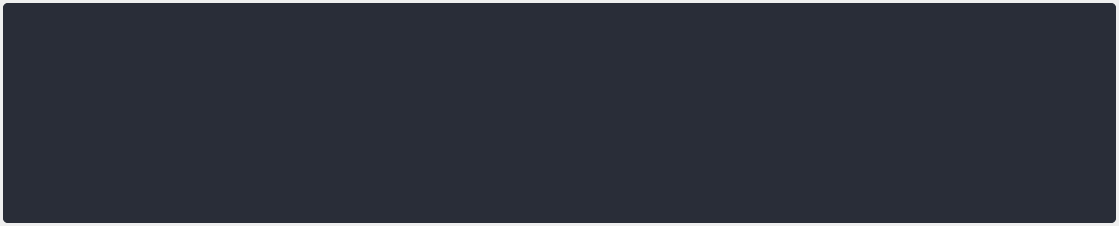
<?xml version="1.0" encoding="UTF-8"?>
<ui version="4.0">
 <class>widget_mc_telemetries</class>
 <widget class="QWidget" name="widget_mc_telemetries">
  <property name="geometry">
   <rect>
    <x>0</x>
    <y>0</y>
    <width>1119</width>
    <height>226</height>
   </rect>
  </property>
  <property name="windowTitle">
   <string>Form</string>
  </property>
  <property name="styleSheet">
   <string notr="true">color: rgb(210, 210, 210);</string>
  </property>
  <layout class="QVBoxLayout" name="verticalLayout">
   <property name="spacing">
    <number>3</number>
   </property>
   <property name="leftMargin">
    <number>3</number>
   </property>
   <property name="topMargin">
    <number>3</number>
   </property>
   <property name="rightMargin">
    <number>3</number>
   </property>
   <property name="bottomMargin">
    <number>3</number>
   </property>
   <item>
    <widget class="QFrame" name="frame_main">
     <property name="minimumSize">
      <size>
       <width>0</width>
       <height>0</height>
      </size>
     </property>
     <property name="maximumSize">
      <size>
       <width>16777215</width>
       <height>16777215</height>
      </size>
     </property>
     <property name="styleSheet">
      <string notr="true">background-color: rgb(41, 45, 56);
border-radius: 5px;
</string>
     </property>
     <property name="frameShape">
      <enum>QFrame::NoFrame</enum>
     </property>
     <property name="frameShadow">
      <enum>QFrame::Raised</enum>
     </property>
     <layout class="QVBoxLayout" name="verticalLayout_12">
      <property name="spacing">
       <number>0</number>
      </property>
      <property name="leftMargin">
       <number>0</number>
      </property>
      <property name="topMargin">
       <number>0</number>
      </property>
      <property name="rightMargin">
       <number>0</number>
      </property>
      <property name="bottomMargin">
       <number>0</number>
      </property>
      <item>
       <widget class="QFrame" name="frame_contents">
        <property name="minimumSize">
         <size>
          <width>0</width>
          <height>0</height>
         </size>
        </property>
        <property name="maximumSize">
         <size>
          <width>16777215</width>
          <height>16777215</height>
         </size>
        </property>
        <property name="styleSheet">
         <string notr="true"/>
        </property>
        <property name="frameShape">
         <enum>QFrame::NoFrame</enum>
        </property>
        <property name="frameShadow">
         <enum>QFrame::Raised</enum>
        </property>
        <layout class="QHBoxLayout" name="horizontalLayout">
         <property name="leftMargin">
          <number>3</number>
         </property>
         <property name="topMargin">
          <number>3</number>
         </property>
         <property name="rightMargin">
          <number>3</number>
         </property>
         <property name="bottomMargin">
          <number>3</number>
         </property>
         <item>
          <widget class="QFrame" name="text_telemetries">
           <property name="enabled">
            <bool>true</bool>
           </property>
           <property name="sizePolicy">
            <sizepolicy hsizetype="Preferred" vsizetype="Preferred">
             <horstretch>0</horstretch>
             <verstretch>0</verstretch>
            </sizepolicy>
           </property>
           <property name="minimumSize">
            <size>
             <width>0</width>
             <height>0</height>
            </size>
           </property>
           <property name="maximumSize">
            <size>
             <width>16777215</width>
             <height>16777215</height>
            </size>
           </property>
           <property name="cursor">
            <cursorShape>ArrowCursor</cursorShape>
           </property>
           <property name="styleSheet">
            <string notr="true"/>
           </property>
           <property name="frameShadow">
            <enum>QFrame::Raised</enum>
           </property>
           <layout class="QVBoxLayout" name="verticalLayout_6">
            <property name="spacing">
             <number>0</number>
            </property>
            <property name="leftMargin">
             <number>0</number>
            </property>
            <property name="topMargin">
             <number>0</number>
            </property>
            <property name="rightMargin">
             <number>0</number>
            </property>
            <property name="bottomMargin">
             <number>0</number>
            </property>
            <item>
             <widget class="QFrame" name="labels_telemetries">
              <property name="minimumSize">
               <size>
                <width>0</width>
                <height>0</height>
               </size>
              </property>
              <property name="maximumSize">
               <size>
                <width>16777215</width>
                <height>16777215</height>
               </size>
              </property>
              <property name="styleSheet">
               <string notr="true"/>
              </property>
              <property name="frameShape">
               <enum>QFrame::StyledPanel</enum>
              </property>
              <property name="frameShadow">
               <enum>QFrame::Raised</enum>
              </property>
              <layout class="QVBoxLayout" name="verticalLayout_3">
               <property name="spacing">
                <number>0</number>
               </property>
               <property name="leftMargin">
                <number>0</number>
               </property>
               <property name="topMargin">
                <number>0</number>
               </property>
               <property name="rightMargin">
                <number>0</number>
               </property>
               <property name="bottomMargin">
                <number>0</number>
               </property>
              </layout>
             </widget>
            </item>
            <item>
             <spacer name="verticalSpacer">
              <property name="orientation">
               <enum>Qt::Vertical</enum>
              </property>
              <property name="sizeHint" stdset="0">
               <size>
                <width>20</width>
                <height>40</height>
               </size>
              </property>
             </spacer>
            </item>
           </layout>
          </widget>
         </item>
         <item>
          <widget class="QFrame" name="graph_telemetries">
           <property name="enabled">
            <bool>true</bool>
           </property>
           <property name="sizePolicy">
            <sizepolicy hsizetype="Expanding" vsizetype="Preferred">
             <horstretch>0</horstretch>
             <verstretch>0</verstretch>
            </sizepolicy>
           </property>
           <property name="minimumSize">
            <size>
             <width>0</width>
             <height>0</height>
            </size>
           </property>
           <property name="maximumSize">
            <size>
             <width>16777215</width>
             <height>16777215</height>
            </size>
           </property>
           <property name="cursor">
            <cursorShape>ArrowCursor</cursorShape>
           </property>
           <property name="styleSheet">
            <string notr="true"/>
           </property>
           <property name="frameShadow">
            <enum>QFrame::Raised</enum>
           </property>
           <layout class="QVBoxLayout" name="verticalLayout_7">
            <property name="spacing">
             <number>0</number>
            </property>
            <property name="leftMargin">
             <number>0</number>
            </property>
            <property name="topMargin">
             <number>0</number>
            </property>
            <property name="rightMargin">
             <number>0</number>
            </property>
            <property name="bottomMargin">
             <number>0</number>
            </property>
            <item>
             <widget class="QFrame" name="gauges_telemetries">
              <property name="minimumSize">
               <size>
                <width>0</width>
                <height>0</height>
               </size>
              </property>
              <property name="maximumSize">
               <size>
                <width>16777215</width>
                <height>16777215</height>
               </size>
              </property>
              <property name="styleSheet">
               <string notr="true"/>
              </property>
              <property name="frameShape">
               <enum>QFrame::StyledPanel</enum>
              </property>
              <property name="frameShadow">
               <enum>QFrame::Raised</enum>
              </property>
              <layout class="QHBoxLayout" name="horizontalLayout_2">
               <property name="leftMargin">
                <number>0</number>
               </property>
               <property name="topMargin">
                <number>9</number>
               </property>
               <property name="rightMargin">
                <number>0</number>
               </property>
               <property name="bottomMargin">
                <number>0</number>
               </property>
              </layout>
             </widget>
            </item>
            <item>
             <widget class="QFrame" name="levels_telemetries">
              <property name="minimumSize">
               <size>
                <width>0</width>
                <height>0</height>
               </size>
              </property>
              <property name="maximumSize">
               <size>
                <width>16777215</width>
                <height>16777215</height>
               </size>
              </property>
              <property name="styleSheet">
               <string notr="true"/>
              </property>
              <property name="frameShape">
               <enum>QFrame::StyledPanel</enum>
              </property>
              <property name="frameShadow">
               <enum>QFrame::Raised</enum>
              </property>
              <layout class="QHBoxLayout" name="horizontalLayout_3">
               <property name="leftMargin">
                <number>0</number>
               </property>
               <property name="topMargin">
                <number>0</number>
               </property>
               <property name="rightMargin">
                <number>0</number>
               </property>
               <property name="bottomMargin">
                <number>0</number>
               </property>
              </layout>
             </widget>
            </item>
           </layout>
          </widget>
         </item>
         <item>
          <widget class="QFrame" name="text_telemetries_2">
           <property name="minimumSize">
            <size>
             <width>0</width>
             <height>0</height>
            </size>
           </property>
           <property name="maximumSize">
            <size>
             <width>16777215</width>
             <height>16777215</height>
            </size>
           </property>
           <property name="styleSheet">
            <string notr="true"/>
           </property>
           <property name="frameShape">
            <enum>QFrame::StyledPanel</enum>
           </property>
           <property name="frameShadow">
            <enum>QFrame::Raised</enum>
           </property>
           <layout class="QVBoxLayout" name="verticalLayout_5">
            <property name="spacing">
             <number>0</number>
            </property>
            <property name="leftMargin">
             <number>0</number>
            </property>
            <property name="topMargin">
             <number>0</number>
            </property>
            <property name="rightMargin">
             <number>0</number>
            </property>
            <property name="bottomMargin">
             <number>0</number>
            </property>
            <item>
             <widget class="QFrame" name="checkboxes_telemetries">
              <property name="minimumSize">
               <size>
                <width>0</width>
                <height>0</height>
               </size>
              </property>
              <property name="maximumSize">
               <size>
                <width>16777215</width>
                <height>16777215</height>
               </size>
              </property>
              <property name="styleSheet">
               <string notr="true"/>
              </property>
              <property name="frameShape">
               <enum>QFrame::StyledPanel</enum>
              </property>
              <property name="frameShadow">
               <enum>QFrame::Raised</enum>
              </property>
              <layout class="QVBoxLayout" name="verticalLayout_4">
               <property name="spacing">
                <number>0</number>
               </property>
               <property name="leftMargin">
                <number>0</number>
               </property>
               <property name="topMargin">
                <number>0</number>
               </property>
               <property name="rightMargin">
                <number>0</number>
               </property>
               <property name="bottomMargin">
                <number>0</number>
               </property>
              </layout>
             </widget>
            </item>
            <item>
             <spacer name="verticalSpacer_2">
              <property name="orientation">
               <enum>Qt::Vertical</enum>
              </property>
              <property name="sizeHint" stdset="0">
               <size>
                <width>20</width>
                <height>40</height>
               </size>
              </property>
             </spacer>
            </item>
           </layout>
          </widget>
         </item>
        </layout>
       </widget>
      </item>
      <item>
       <widget class="QFrame" name="lines_telemetries">
        <property name="minimumSize">
         <size>
          <width>0</width>
          <height>0</height>
         </size>
        </property>
        <property name="maximumSize">
         <size>
          <width>16777215</width>
          <height>16777215</height>
         </size>
        </property>
        <property name="styleSheet">
         <string notr="true"/>
        </property>
        <property name="frameShape">
         <enum>QFrame::NoFrame</enum>
        </property>
        <property name="frameShadow">
         <enum>QFrame::Raised</enum>
        </property>
        <layout class="QVBoxLayout" name="verticalLayout_11">
         <property name="spacing">
          <number>3</number>
         </property>
         <property name="leftMargin">
          <number>0</number>
         </property>
         <property name="topMargin">
          <number>0</number>
         </property>
         <property name="rightMargin">
          <number>0</number>
         </property>
         <property name="bottomMargin">
          <number>0</number>
         </property>
        </layout>
       </widget>
      </item>
     </layout>
    </widget>
   </item>
  </layout>
 </widget>
 <resources>
  <include location="resources.qrc"/>
 </resources>
 <connections/>
</ui>
